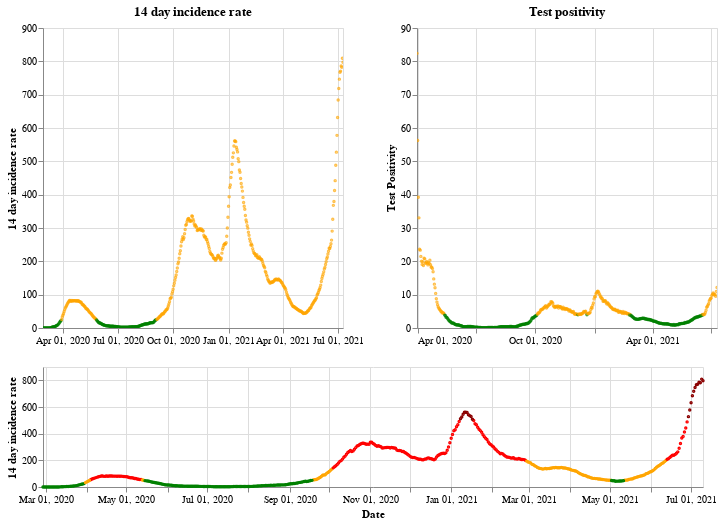

Write notebook code for a chart like this one.
### Markdown cell above
## Scotland

### Code cell
plot_traffic_light('Scotland')

### Figure 1 — Vega-Lite specification as saved in the notebook (floating-point values rounded to 4 significant figures; data arrays with more than 128 entries replaced by an {"elided": "..."} marker saying what was removed)
{"config": {"view": {"continuousWidth": 400, "continuousHeight": 300}}, "vconcat": [{"hconcat": [{"mark": {"type": "point", "size": 2}, "encoding": {"color": {"condition": {"value": "green", "test": "(datum.twoWeeklyCasesRate <= 25)"}, "value": "orange"}, "tooltip": [{"type": "nominal", "field": "areaName"}, {"type": "temporal", "field": "date"}, {"type": "quantitative", "field": "twoWeeklyCasesRate"}, {"type": "quantitative", "field": "testPositivity"}], "x": {"type": "temporal", "axis": {"title": ""}, "field": "date", "scale": {"domain": {"selection": "DateBrush"}}, "timeUnit": "yearmonthdate"}, "y": {"type": "quantitative", "axis": {"title": "14 day incidence rate"}, "field": "twoWeeklyCasesRate"}}, "title": "14 day incidence rate", "width": 300}, {"mark": {"type": "point", "size": 2}, "encoding": {"color": {"condition": {"value": "green", "test": "(datum.testPositivity <= 4)"}, "value": "orange"}, "tooltip": [{"type": "nominal", "field": "areaName"}, {"type": "temporal", "field": "date"}, {"type": "quantitative", "field": "twoWeeklyCasesRate"}, {"type": "quantitative", "field": "testPositivity"}], "x": {"type": "temporal", "axis": {"title": ""}, "field": "date", "scale": {"domain": {"selection": "DateBrush"}}, "timeUnit": "yearmonthdate"}, "y": {"type": "quantitative", "axis": {"title": "Test Positivity"}, "field": "testPositivity"}}, "title": "Test positivity", "width": 300}]}, {"layer": [{"mark": {"type": "point", "size": 2}, "encoding": {"color": {"condition": {"value": "orange", "test": "(((datum.testPositivity < 4) && (datum.twoWeeklyCasesRate >= 50)) && (datum.twoWeeklyCasesRate < 200))"}, "value": "red"}, "opacity": {"condition": {"value": 1, "test": "((datum.twoWeeklyCasesRate >= 50) && (datum.twoWeeklyCasesRate < 500))"}, "value": 0}, "tooltip": [{"type": "nominal", "field": "areaName"}, {"type": "temporal", "field": "date"}, {"type": "quantitative", "field": "twoWeeklyCasesRate"}, {"type": "quantitative", "field": "testPositivity"}], "x": {"type": "temporal", "axis": {"title": "Date"}, "field": "date", "timeUnit": "yearmonthdate"}, "y": {"type": "quantitative", "axis": {"title": "14 day incidence rate"}, "field": "twoWeeklyCasesRate"}}, "selection": {"DateBrush": {"type": "interval", "encodings": ["x"], "fields": ["Time"]}}}, {"mark": {"type": "point", "size": 2}, "encoding": {"color": {"value": "darkred"}, "opacity": {"condition": {"value": 1, "test": "(datum.twoWeeklyCasesRate >= 500)"}, "value": 0}, "tooltip": [{"type": "nominal", "field": "areaName"}, {"type": "temporal", "field": "date"}, {"type": "quantitative", "field": "twoWeeklyCasesRate"}, {"type": "quantitative", "field": "testPositivity"}], "x": {"type": "temporal", "axis": {"title": "Date"}, "field": "date", "timeUnit": "yearmonthdate"}, "y": {"type": "quantitative", "axis": {"title": "14 day incidence rate"}, "field": "twoWeeklyCasesRate"}}}, {"mark": {"type": "point", "size": 2}, "encoding": {"color": {"condition": {"value": "green", "test": "((datum.testPositivity < 4) && (datum.twoWeeklyCasesRate < 50))"}, "value": "orange"}, "opacity": {"condition": {"value": 1, "test": "(datum.twoWeeklyCasesRate < 50)"}, "value": 0}, "tooltip": [{"type": "nominal", "field": "areaName"}, {"type": "temporal", "field": "date"}, {"type": "quantitative", "field": "twoWeeklyCasesRate"}, {"type": "quantitative", "field": "testPositivity"}], "x": {"type": "temporal", "axis": {"title": "Date"}, "field": "date", "timeUnit": "yearmonthdate"}, "y": {"type": "quantitative", "axis": {"title": "14 day incidence rate"}, "field": "twoWeeklyCasesRate"}}}], "height": 120, "width": 660}], "data": {"name": "data-cb6563c7c4e780938700cf383a53710a"}, "$schema": "https://vega.github.io/schema/vega-lite/v4.8.1.json", "datasets": {"data-cb6563c7c4e780938700cf383a53710a": {"elided": "499 records"}}}
